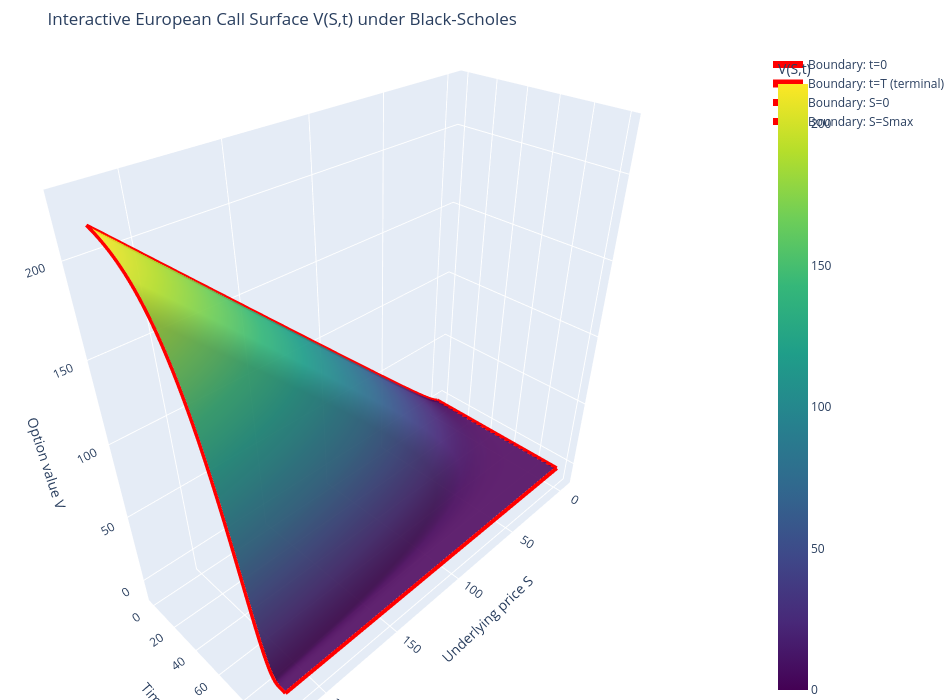

The code cell stored with this chart in its notebook:
### Markdown cell above
## Interactive 3D Render
Use this Plotly figure to zoom, pan, and rotate the BS surface interactively.

### Code cell
# Interactive Black-Scholes 3D surface with Plotly
import numpy as np
from scipy.stats import norm
import plotly.graph_objects as go

K = 1000.0
r = 0.05
sigma = 0.2
T = 100.0
S_max = 220.0

S = np.linspace(1e-6, S_max, 160)
t = np.linspace(0.0, T, 140)
S_grid, t_grid = np.meshgrid(S, t)
tau = T - t_grid

sqrt_tau = np.sqrt(np.maximum(tau, 1e-12))
d1 = (np.log(S_grid / K) + (r + 0.5 * sigma**2) * tau) / (sigma * sqrt_tau)
d2 = d1 - sigma * sqrt_tau
V = S_grid * norm.cdf(d1) - K * np.exp(-r * tau) * norm.cdf(d2)
payoff = np.maximum(S - K, 0.0)
V[-1, :] = payoff

fig = go.Figure()
fig.add_trace(go.Surface(x=S_grid, y=t_grid, z=V, colorscale='Viridis', opacity=0.92, colorbar=dict(title='V(S,t)'), name='PDE interior'))

# Red boundary lines: t=0, t=T, S=0, S=Smax
fig.add_trace(go.Scatter3d(x=S, y=np.zeros_like(S), z=V[0, :], mode='lines', line=dict(color='red', width=7), name='Boundary: t=0'))
fig.add_trace(go.Scatter3d(x=S, y=np.full_like(S, T), z=V[-1, :], mode='lines', line=dict(color='red', width=8), name='Boundary: t=T (terminal)'))
fig.add_trace(go.Scatter3d(x=np.full_like(t, S[0]), y=t, z=V[:, 0], mode='lines', line=dict(color='red', width=7), name='Boundary: S=0'))
fig.add_trace(go.Scatter3d(x=np.full_like(t, S_max), y=t, z=V[:, -1], mode='lines', line=dict(color='red', width=7), name='Boundary: S=Smax'))

s_pad = 0.05 * S_max
v_min, v_max = float(np.min(V)), float(np.max(V))
v_pad = 0.08 * (v_max - v_min + 1e-12)

fig.update_layout(
    title='Interactive European Call Surface V(S,t) under Black-Scholes',
    scene=dict(
        xaxis_title='Underlying price S',
        yaxis_title='Time t',
        zaxis_title='Option value V',
        xaxis=dict(range=[-s_pad, S_max + s_pad]),
        yaxis=dict(range=[-0.05 * T, T + 0.05 * T]),
        zaxis=dict(range=[v_min - v_pad, v_max + v_pad]),
    ),
    width=950,
    height=700,
    margin=dict(l=0, r=0, b=0, t=50),
)
fig.show()

### Figure 1 — Plotly figure (JSON) as saved in the notebook; plotly's stock layout.template omitted (floating-point values rounded to 4 significant figures; data arrays with more than 128 entries replaced by an {"elided": "..."} marker saying what was removed)
{"data": [{"colorbar": {"title": {"text": "V(S,t)"}}, "colorscale": [[0, "#440154"], [0.1111, "#482878"], [0.2222, "#3e4989"], [0.3333, "#31688e"], [0.4444, "#26828e"], [0.5556, "#1f9e89"], [0.6667, "#35b779"], [0.7778, "#6ece58"], [0.8889, "#b5de2b"], [1, "#fde725"]], "name": "PDE interior", "opacity": 0.92, "type": "surface", "x": {"elided": "140x160 float values"}, "y": {"elided": "140x160 float values"}, "z": {"elided": "140x160 float values"}}, {"line": {"color": "red", "width": 7}, "mode": "lines", "name": "Boundary: t=0", "type": "scatter3d", "x": {"elided": "160 float values"}, "y": {"elided": "160 float values"}, "z": {"elided": "160 float values"}}, {"line": {"color": "red", "width": 8}, "mode": "lines", "name": "Boundary: t=T (terminal)", "type": "scatter3d", "x": {"elided": "160 float values"}, "y": {"elided": "160 float values"}, "z": {"elided": "160 float values"}}, {"line": {"color": "red", "width": 7}, "mode": "lines", "name": "Boundary: S=0", "type": "scatter3d", "x": {"elided": "140 float values"}, "y": {"elided": "140 float values"}, "z": {"elided": "140 float values"}}, {"line": {"color": "red", "width": 7}, "mode": "lines", "name": "Boundary: S=Smax", "type": "scatter3d", "x": {"elided": "140 float values"}, "y": {"elided": "140 float values"}, "z": {"elided": "140 float values"}}], "layout": {"height": 700, "margin": {"b": 0, "l": 0, "r": 0, "t": 50}, "scene": {"xaxis": {"range": [-11, 231], "title": {"text": "Underlying price S"}}, "yaxis": {"range": [-5, 105], "title": {"text": "Time t"}}, "zaxis": {"range": [-17.13, 231.3], "title": {"text": "Option value V"}}}, "title": {"text": "Interactive European Call Surface V(S,t) under Black-Scholes"}, "width": 950}}
